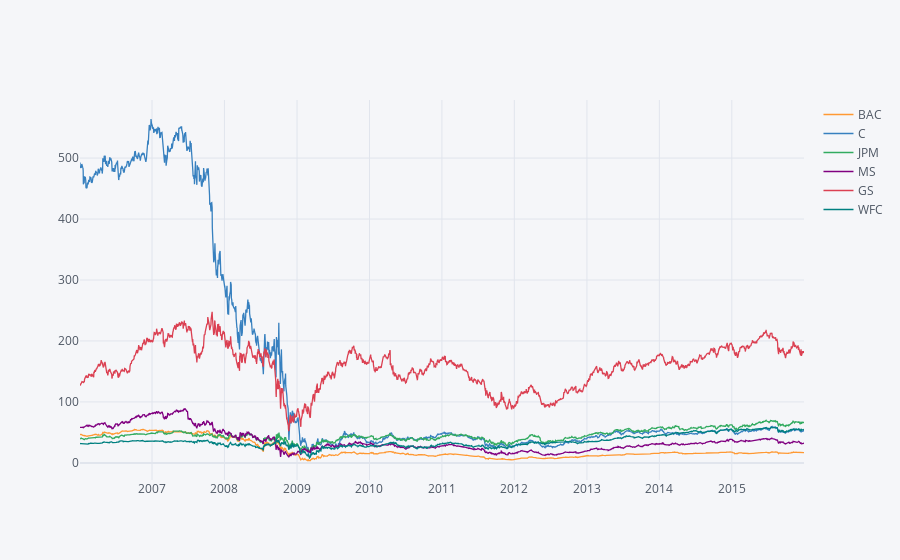

Write notebook code for a chart like this one.
### Markdown cell above
** Create a line plot showing Close price for each bank for the entire index of time. (Hint: Try using a for loop, or use [.xs](http://pandas.pydata.org/pandas-docs/stable/generated/pandas.DataFrame.xs.html) to get a cross section of the data.)**

### Code cell
bank_stocks.xs(key = 'Close', axis = 1, level = 'Stock Info').iplot()

### Figure 1 — Plotly figure (JSON) as saved in the notebook; plotly's stock layout.template omitted (floating-point values rounded to 4 significant figures; data arrays with more than 128 entries replaced by an {"elided": "..."} marker saying what was removed)
{"data": [{"line": {"color": "rgba(255, 153, 51, 1.0)", "dash": "solid", "shape": "linear", "width": 1.3}, "mode": "lines", "name": "BAC", "text": "", "type": "scatter", "x": {"elided": "2517 str values"}, "y": {"elided": "2517 float values"}}, {"line": {"color": "rgba(55, 128, 191, 1.0)", "dash": "solid", "shape": "linear", "width": 1.3}, "mode": "lines", "name": "C", "text": "", "type": "scatter", "x": {"elided": "2517 str values"}, "y": {"elided": "2517 float values"}}, {"line": {"color": "rgba(50, 171, 96, 1.0)", "dash": "solid", "shape": "linear", "width": 1.3}, "mode": "lines", "name": "JPM", "text": "", "type": "scatter", "x": {"elided": "2517 str values"}, "y": {"elided": "2517 float values"}}, {"line": {"color": "rgba(128, 0, 128, 1.0)", "dash": "solid", "shape": "linear", "width": 1.3}, "mode": "lines", "name": "MS", "text": "", "type": "scatter", "x": {"elided": "2517 str values"}, "y": {"elided": "2517 float values"}}, {"line": {"color": "rgba(219, 64, 82, 1.0)", "dash": "solid", "shape": "linear", "width": 1.3}, "mode": "lines", "name": "GS", "text": "", "type": "scatter", "x": {"elided": "2517 str values"}, "y": {"elided": "2517 float values"}}, {"line": {"color": "rgba(0, 128, 128, 1.0)", "dash": "solid", "shape": "linear", "width": 1.3}, "mode": "lines", "name": "WFC", "text": "", "type": "scatter", "x": {"elided": "2517 str values"}, "y": {"elided": "2517 float values"}}], "layout": {"legend": {"bgcolor": "#F5F6F9", "font": {"color": "#4D5663"}}, "paper_bgcolor": "#F5F6F9", "plot_bgcolor": "#F5F6F9", "title": {"font": {"color": "#4D5663"}}, "xaxis": {"gridcolor": "#E1E5ED", "showgrid": true, "tickfont": {"color": "#4D5663"}, "title": {"font": {"color": "#4D5663"}, "text": ""}, "zerolinecolor": "#E1E5ED"}, "yaxis": {"gridcolor": "#E1E5ED", "showgrid": true, "tickfont": {"color": "#4D5663"}, "title": {"font": {"color": "#4D5663"}, "text": ""}, "zerolinecolor": "#E1E5ED"}}}
